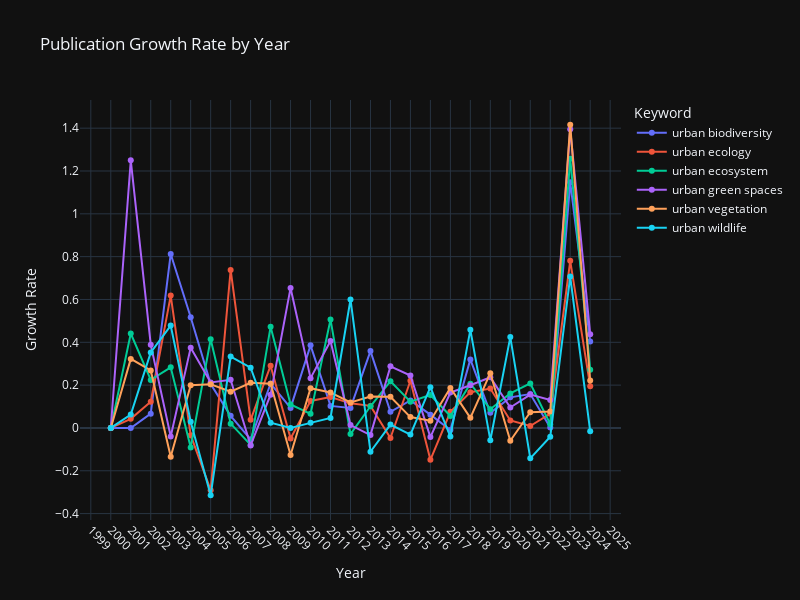

Write notebook code for a chart like this one.
### Code cell
df_norm_melted = df_normalized.melt(id_vars="year", var_name="search_keyword", value_name="pct_change")

fig = px.line(
    df_norm_melted,
    x='year',
    y='pct_change',
    color='search_keyword',
    title='Publication Growth Rate by Year',
    markers=True,
)

fig.update_layout(
    xaxis_title='Year',
    yaxis_title='Growth Rate',
    legend_title='Keyword',
    font=dict(size=12),
    width=800,
    height=600,
    template='plotly_dark',
    xaxis=dict(showgrid=True,
               dtick=1,
               tickangle=45),
    yaxis=dict(showgrid=True),
)

fig.show()

### Figure 1 — Plotly figure (JSON) as saved in the notebook; plotly's stock layout.template omitted (floating-point values rounded to 4 significant figures)
{"data": [{"hovertemplate": "search_keyword=urban biodiversity<br>year=%{x}<br>pct_change=%{y}<extra></extra>", "legendgroup": "urban biodiversity", "line": {"color": "#636efa", "dash": "solid"}, "marker": {"symbol": "circle"}, "mode": "lines+markers", "name": "urban biodiversity", "orientation": "v", "showlegend": true, "type": "scatter", "x": [2000, 2001, 2002, 2003, 2004, 2005, 2006, 2007, 2008, 2009, 2010, 2011, 2012, 2013, 2014, 2015, 2016, 2017, 2018, 2019, 2020, 2021, 2022, 2023, 2024], "xaxis": "x", "y": [0.0, 0.0, 0.06667, 0.8125, 0.5172, 0.2045, 0.0566, -0.05357, 0.2075, 0.09375, 0.3857, 0.1031, 0.09346, 0.359, 0.07547, 0.1287, 0.06218, -0.009756, 0.3202, 0.0709, 0.1429, 0.1585, 0.002632, 1.147, 0.4034], "yaxis": "y"}, {"hovertemplate": "search_keyword=urban ecology<br>year=%{x}<br>pct_change=%{y}<extra></extra>", "legendgroup": "urban ecology", "line": {"color": "#EF553B", "dash": "solid"}, "marker": {"symbol": "circle"}, "mode": "lines+markers", "name": "urban ecology", "orientation": "v", "showlegend": true, "type": "scatter", "x": [2000, 2001, 2002, 2003, 2004, 2005, 2006, 2007, 2008, 2009, 2010, 2011, 2012, 2013, 2014, 2015, 2016, 2017, 2018, 2019, 2020, 2021, 2022, 2023, 2024], "xaxis": "x", "y": [0.0, 0.04255, 0.1224, 0.6182, -0.03371, -0.2907, 0.7377, 0.03774, 0.2909, -0.0493, 0.1259, 0.1447, 0.1149, 0.1031, -0.04673, 0.2206, -0.1486, 0.07547, 0.1667, 0.1842, 0.03492, 0.009202, 0.06687, 0.7806, 0.1952], "yaxis": "y"}, {"hovertemplate": "search_keyword=urban ecosystem<br>year=%{x}<br>pct_change=%{y}<extra></extra>", "legendgroup": "urban ecosystem", "line": {"color": "#00cc96", "dash": "solid"}, "marker": {"symbol": "circle"}, "mode": "lines+markers", "name": "urban ecosystem", "orientation": "v", "showlegend": true, "type": "scatter", "x": [2000, 2001, 2002, 2003, 2004, 2005, 2006, 2007, 2008, 2009, 2010, 2011, 2012, 2013, 2014, 2015, 2016, 2017, 2018, 2019, 2020, 2021, 2022, 2023, 2024], "xaxis": "x", "y": [0.0, 0.4412, 0.2245, 0.2833, -0.09091, 0.4143, 0.0202, -0.07921, 0.4731, 0.1095, 0.06579, 0.5062, -0.02869, 0.1013, 0.2184, 0.1226, 0.1541, 0.05583, 0.2069, 0.08762, 0.1611, 0.2081, 0.01748, 1.258, 0.2717], "yaxis": "y"}, {"hovertemplate": "search_keyword=urban green spaces<br>year=%{x}<br>pct_change=%{y}<extra></extra>", "legendgroup": "urban green spaces", "line": {"color": "#ab63fa", "dash": "solid"}, "marker": {"symbol": "circle"}, "mode": "lines+markers", "name": "urban green spaces", "orientation": "v", "showlegend": true, "type": "scatter", "x": [2000, 2001, 2002, 2003, 2004, 2005, 2006, 2007, 2008, 2009, 2010, 2011, 2012, 2013, 2014, 2015, 2016, 2017, 2018, 2019, 2020, 2021, 2022, 2023, 2024], "xaxis": "x", "y": [0.0, 1.25, 0.3889, -0.04, 0.375, 0.2121, 0.225, -0.08163, 0.1556, 0.6538, 0.2326, 0.4057, 0.01342, -0.03311, 0.2877, 0.2447, -0.04274, 0.1652, 0.1992, 0.2364, 0.09561, 0.1557, 0.1306, 1.395, 0.4378], "yaxis": "y"}, {"hovertemplate": "search_keyword=urban vegetation<br>year=%{x}<br>pct_change=%{y}<extra></extra>", "legendgroup": "urban vegetation", "line": {"color": "#FFA15A", "dash": "solid"}, "marker": {"symbol": "circle"}, "mode": "lines+markers", "name": "urban vegetation", "orientation": "v", "showlegend": true, "type": "scatter", "x": [2000, 2001, 2002, 2003, 2004, 2005, 2006, 2007, 2008, 2009, 2010, 2011, 2012, 2013, 2014, 2015, 2016, 2017, 2018, 2019, 2020, 2021, 2022, 2023, 2024], "xaxis": "x", "y": [0.0, 0.3226, 0.2683, -0.1346, 0.2, 0.2037, 0.1692, 0.2105, 0.2065, -0.1261, 0.1856, 0.1652, 0.1194, 0.1467, 0.1453, 0.05076, 0.03382, 0.1869, 0.04724, 0.2556, -0.05988, 0.07325, 0.07715, 1.416, 0.2212], "yaxis": "y"}, {"hovertemplate": "search_keyword=urban wildlife<br>year=%{x}<br>pct_change=%{y}<extra></extra>", "legendgroup": "urban wildlife", "line": {"color": "#19d3f3", "dash": "solid"}, "marker": {"symbol": "circle"}, "mode": "lines+markers", "name": "urban wildlife", "orientation": "v", "showlegend": true, "type": "scatter", "x": [2000, 2001, 2002, 2003, 2004, 2005, 2006, 2007, 2008, 2009, 2010, 2011, 2012, 2013, 2014, 2015, 2016, 2017, 2018, 2019, 2020, 2021, 2022, 2023, 2024], "xaxis": "x", "y": [0.0, 0.0625, 0.3529, 0.4783, 0.02941, -0.3143, 0.3333, 0.2812, 0.02439, 0.0, 0.02381, 0.04651, 0.6, -0.1111, 0.01562, -0.03077, 0.1905, -0.04, 0.4583, -0.05714, 0.4242, -0.1418, -0.04132, 0.7069, -0.01515], "yaxis": "y"}], "layout": {"font": {"size": 12}, "height": 600, "legend": {"title": {"text": "Keyword"}, "tracegroupgap": 0}, "title": {"text": "Publication Growth Rate by Year"}, "width": 800, "xaxis": {"anchor": "y", "domain": [0, 1], "dtick": 1, "showgrid": true, "tickangle": 45, "title": {"text": "Year"}}, "yaxis": {"anchor": "x", "domain": [0, 1], "showgrid": true, "title": {"text": "Growth Rate"}}}}
